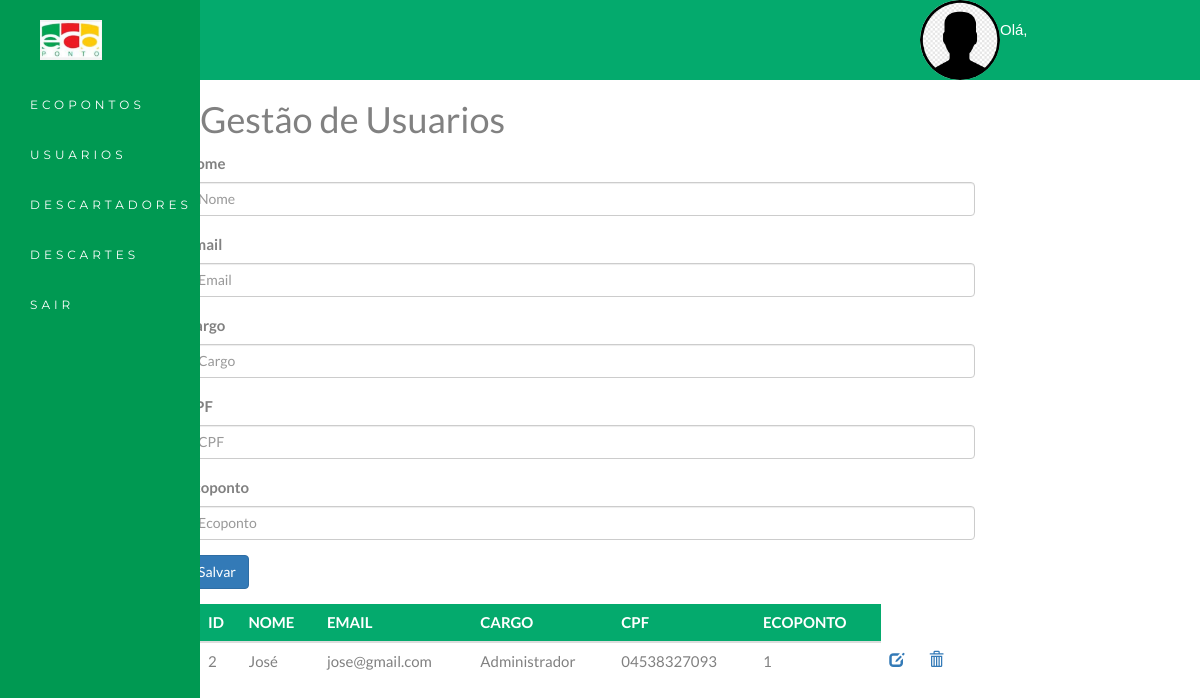
/usuarios/, run on an earlier commit of the app's database.
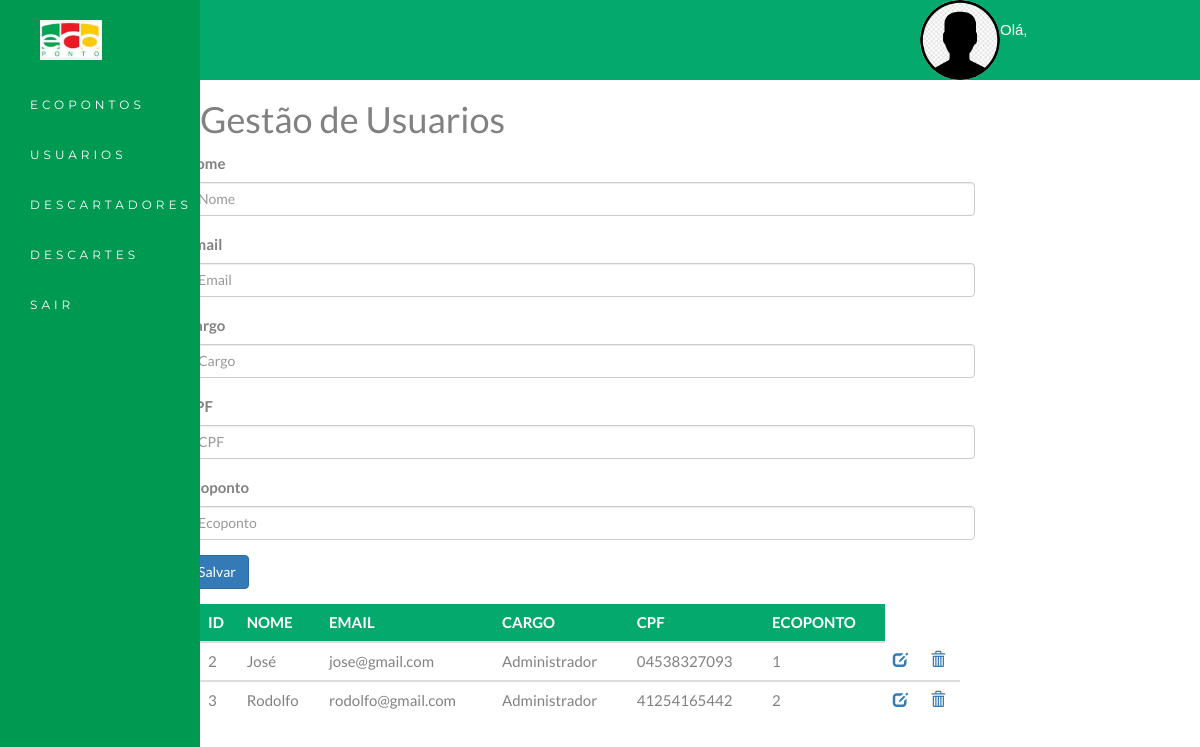
And on a later commit of the database.
### usuarios/models.py (models this page shows)
class Usuarios(models.Model):
    nome = models.CharField(default='-', max_length=30)
    cpf = models.CharField(default='-', max_length=15)
    email = models.CharField(default='-', max_length=30)
    cargo = models.CharField(default='-', max_length=30)
    ecoponto = models.ForeignKey(Ecopontos, on_delete=models.CASCADE)

### ecopontos/models.py (models this page shows)
class Ecopontos(models.Model):
    cep = models.CharField(default='-', max_length=20)
    bairro = models.CharField(default='-', max_length=20)
    endereco = models.CharField(default='-', max_length=30)
    situacao = models.CharField(default='-', max_length=10)

### usuarios/views.py (the view)
# urls.py: path('', home, name="home-descartadores"),
def home(request):
    user = request.user.username
    vusuarios = Usuarios.objects.all()
    return render(request, "usuarios.html", {"usuarios": vusuarios, "username": user})

### usuarios/templates/usuarios.html (shortened to what the changed rows need)
<!DOCTYPE html>
{% load static %}
<html lang="en">
<head>
    <link rel="stylesheet" href="https://maxcdn.bootstrapcdn.com/bootstrap/3.4.1/css/bootstrap.min.css">
    <link rel="stylesheet" href="../../static/style.css">
</head>
<body id="myPage" data-spy="scroll" data-target=".navbar" data-offset="60">
<div id="header">
    <div id="Nome_do_Usuario">
        <h1 id="ola">Olá, {{ username }}</h1>
    </div>
</div>
<div id="container1">
    <div id="conteudo-right">
        <div class="Gestao_de_Usuario" style="margin: 20px">
            <h1>Gestão de Usuarios</h1>
            <table id="tabela" class="table table-borderless">
                <thead>
                <tr>
                    <th>ID</th>
                    <th>NOME</th>
                    <th>EMAIL</th>
                    <th>CARGO</th>
                    <th>CPF</th>
                    <th>ECOPONTO</th>
                </tr>
                </thead>
                {% for usuario in usuarios %}
                    <tbody>
                    <tr>
                        <td>{{ usuario.id }}</td>
                        <td>{{ usuario.nome }}</td>
                        <td> {{ usuario.email }} </td>
                        <td>{{ usuario.cargo }}</td>
                        <td>{{ usuario.cpf }}</td>
                        <td> {{ usuario.ecoponto.id }} </td>
                        <td>
                            <a href="{% url 'editar-usuarios' usuario.id %}" class="glyphicon glyphicon-edit"></a>
                        </td>
                        <td>
                            <a href="{% url 'delete-usuarios' usuario.id %}" class="glyphicon glyphicon-trash"></a>
                        </td>
                    </tr>
                    </tbody>
                {% endfor %}
            </table>
        </div>
    </div>
</div>
</body>
</html>

What changed in the data, as far as the page shows it:
added Usuarios: id "3", nome "Rodolfo", email "rodolfo@gmail.com", cargo "Administrador", cpf "41254165442", ecoponto.id "2"
